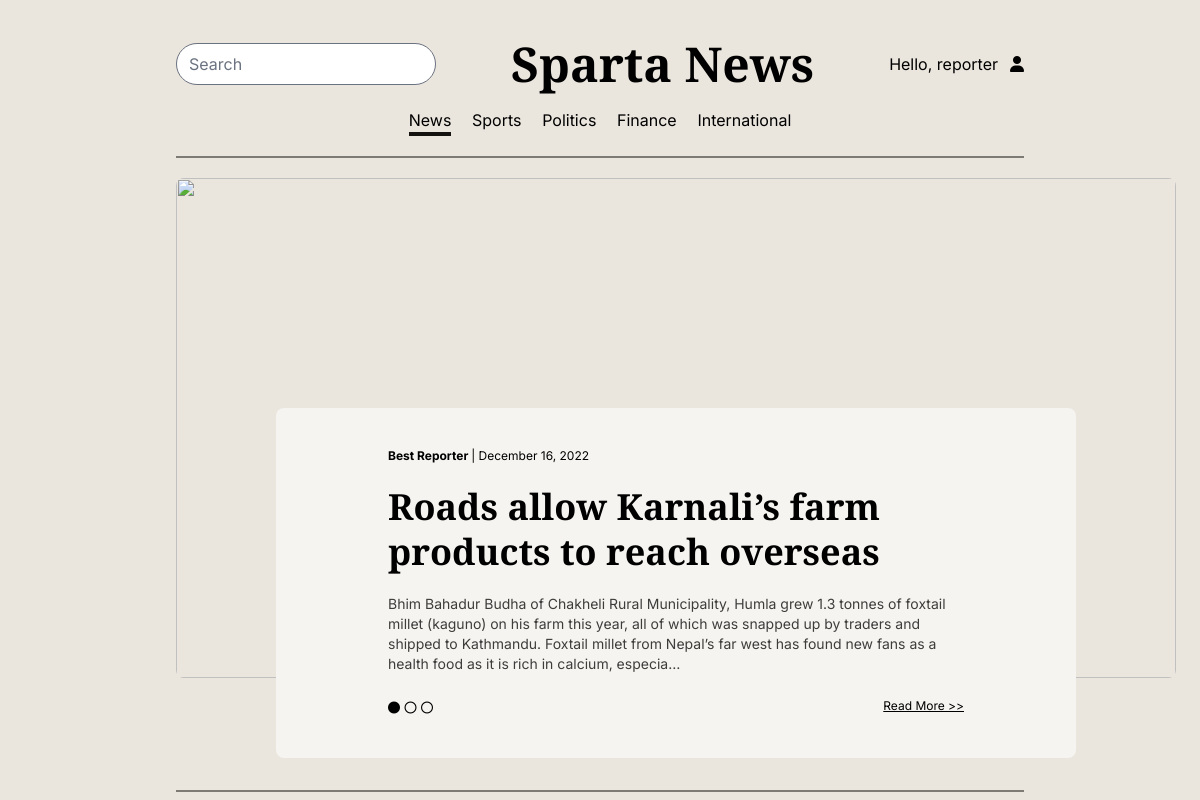
The app's page / (signed in) with its own data.
### news_portal/models.py (models this page shows, shortened)
class PortalUser(AbstractBaseUser):
    user_type = models.CharField(
        max_length=25, choices=UserTypes.choices, default=UserTypes.READER
    )
    username = models.CharField(max_length=50, unique=True)
    email = models.EmailField(max_length=100, null=True, blank=True)
    is_active = models.BooleanField(default=True)
    is_staff = models.BooleanField(default=False)
    is_admin = models.BooleanField(default=False)
    is_superuser = models.BooleanField(default=False)
    is_verified = models.BooleanField(default=False)
    first_name = models.CharField(
        max_length=100, verbose_name="First Name", null=True, blank=True
    )
    middle_name = models.CharField(
        max_length=100, verbose_name="Middle Name", null=True, blank=True
    )
    last_name = models.CharField(
        max_length=100, verbose_name="Last Name", null=True, blank=True
    )
    gender = models.CharField(
        max_length=20,
        verbose_name="Gender",
        choices=GENDER_CHOICES,
        null=True,
        blank=True,
    )
    dob = models.DateField(verbose_name="Date of Birth", null=True, blank=True)
    contact_number = models.CharField(
        max_length=10, verbose_name="Contact Number", null=True, blank=True
    )
    photo = models.ImageField(
        verbose_name="User Photo", null=True, blank=True, upload_to="photos"
    )
    city = models.CharField(
        max_length=50, verbose_name="Permanent Address", null=True, blank=True
    )
    USERNAME_FIELD = "username"
    objects = PortalUserManager()

class News(models.Model):
    slug = models.SlugField(unique=True)
    created_by = models.ForeignKey(Reporter, on_delete=models.PROTECT)
    title = models.CharField(max_length=1000, verbose_name="Title")
    sub_title = models.CharField(max_length=1000, verbose_name="Sub Title")
    body = models.TextField(verbose_name="Body")
    image1 = models.ImageField(
        blank=True, null=True, upload_to="photos", verbose_name="Images"
    )
    image2 = models.ImageField(
        blank=True, null=True, upload_to="photos", verbose_name="Images"
    )
    image3 = models.ImageField(
        blank=True, null=True, upload_to="photos", verbose_name="Images"
    )
    source = models.CharField(max_length=100, choices=SOURCE_CHOICES)
    location = models.CharField(max_length=100)
    category = models.CharField(max_length=100, choices=NewsCategory.choices)
    upload_date = models.DateTimeField(auto_now_add=True)
    edit_date = models.DateTimeField(auto_now=True)
    is_anonymous = models.BooleanField(
        default=False, verbose_name="Report Anonymously?"
    )
    view_count = models.BigIntegerField(default=0)
    coin_generated = models.BigIntegerField(default=0)
    objects = NewsManager()

### news_portal/views.py (the view)
# urls.py: path("", HomepageView.as_view(), name="home"),
class HomepageView(TemplateView):
    template_name = "news_portal/home/index.html"
    def get(self, request: HttpRequest):
        breaking_news = News.objects.order_by("-upload_date")[:5]
        context = {
            "news_categories": NewsCategory.choices,
            "active_cat": "news",
            "breaking_news": breaking_news,
        }
        return render(request, self.template_name, context)

### news_portal/templates/news_portal/home/index.html (shortened to what this page needs)
{% extends 'base.html' %}
{% load static %}
{% block bodyContent %}
<body class="bg-tan mx-20 px-24">
    {% include 'navbar.html' %}
    {% include 'news_portal/home/breaking_news.html' %}
</body>
{% endblock %}

### news_portal/templates/navbar.html (shortened to what this page needs)
<nav class="pt-10 pb-5 border-b-2 border-b-black border-opacity-50 mb-5">
    <div class="top-bar flex items-center justify-between">
        <input type="text" placeholder="Search" class="rounded-full">
        <h1 class="font-heading text-5xl font-bold">Sparta News</h1>
        <div class="user-links flex items-center relative gap-3">
            {% if user.is_authenticated %}
            Hello, {{user.username}} <i class="fa-solid fa-user"></i>
            {% else %}
            <a href="{% url 'login' %}" class="rounded-full px-5 py-2">Login</a>
            <a href="{% url 'register' %}"
                class="rounded-full bg-black text-white  hover:bg-opacity-80 cursor-pointer transition-colors duration-300 px-5 py-2">Register</a>
            {% endif %}
        </div>
    </div>
    <div class="bottom-bar flex mx-auto justify-evenly mt-5 w-1/2">
        <a href="{% url 'home' %}" {% if active_cat == 'news' %} class="border-b-4 border-b-black" {% endif %}>News</a>
        {% for cat_value, cat_label in news_categories %}
        <a href="{% url 'cat_view' cat_value %}" >{{cat_label}}</a>
        {% endfor %}
    </div>
</nav>

### news_portal/templates/news_portal/home/breaking_news.html (shortened to what this page needs)
<div class="w-full border-b-2 border-b-black border-opacity-50 pb-28">
    {% for news in breaking_news %}
    <div class="breaking-news mx-auto w-fit flex-col relative">
        <div
            class="absolute bg-white w-4/5 py-10 px-28 rounded-lg gap-5 -bottom-20 left-1/2 -translate-x-1/2 flex flex-col">
            <div class="author text-xs"><strong>
                    {% if news.is_anonymous %}
                    Anonymous
                    {% else %}
                    {{news.created_by.first_name}} {{news.created_by.last_name}}
                    {% endif %}
                </strong> |
                {{news.upload_date|date:'F j, Y'}}</div>
            <h1 class="font-heading font-bold text-4xl leading-tight">{{news.title}}</h1>
            <div class="text-sm opacity-75">{{news.body|truncatechars:300}}</div>
            <div class="flex justify-between items-center">
                <div class="navigator">
                    {% for newses in breaking_news %}
                    {% if newses.slug == news.slug %}
                    <i class="fa-solid fa-circle text-xs"></i>
                    {% else %}
                    <i class="fa-regular fa-circle text-xs"></i>
                    {% endif %}
                    {% endfor %}
                </div>
                <a href="{% url 'view_news' news.slug %}" class="text-xs underline">Read More >></a>
            </div>
        </div>
    </div>
    {% endfor %}
</div>

### records on screen
PortalUser: username "reporter"
News: created_by.first_name "Best", created_by.last_name "Reporter", upload_date "December 16, 2022", title "Roads allow Karnali’s farm products to reach overseas", body "Bhim Bahadur Budha of Chakheli Rural Municipality, Humla grew 1.3 tonnes of foxtail millet (kaguno) on his farm this year, all of which was snapped up by traders and shipped to Kathmandu. Foxtail millet from Nepal’s far west has found new fans as a health food as it is rich in calcium, especia…"

### other values on screen
{{ cat_label }} "Sports" "Politics" "Finance" "International"
